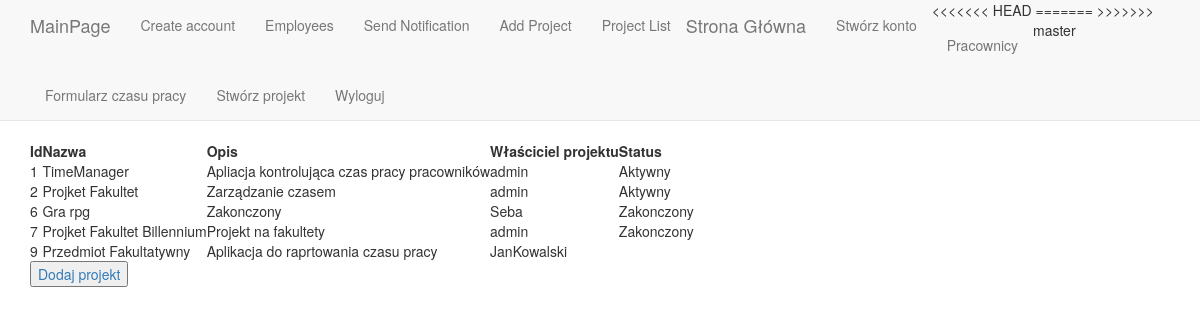
/polls/ProjectList/ (signed in), run on the app's committed database.
### polls/models.py (models this page shows)
class Project(models.Model):
    idProject = models.AutoField(primary_key=True)
    name = models.CharField(max_length=50)
    description = models.CharField(max_length=50)
    owner = models.ForeignKey(User,on_delete=models.SET_NULL,null=True)
    state = models.CharField(max_length=50)

### polls/views.py (the view)
# urls.py: path('ProjectList/', views.ProjectList.as_view(), name='projectList'),
class ProjectList(generic.ListView):
    template_name = 'polls/ProjectList.html'
    context_object_name = 'project'
    def get_queryset(self):
        if not self.request.user.is_authenticated:
            return HttpResponseRedirect(reverse('polls:login'))
        else:
          return Project.objects.all()

### templates/polls/ProjectList.html
{% extends "polls/base.html" %}
{% block body_block %}
<table>
{% if project %}
    <tr>
      <th>Id</th>
      <th>Nazwa</th>
      <th>Opis</th>
      <th>Właściciel projektu</th>
      <th>Status</th>
    </tr>
    <tr>
    {% for p in project %}
        <td>{{ p.idProject }}</td>
         <td>{{ p.name }}</td>
         <td>{{ p.description }}</td>
         <td>{{ p.owner }}</td>
         <td>{{ p.state }}</td>
             </tr>
    {% endfor %}
{% else %}
    <p>No polls are available.</p>
{% endif %}
</table>
<a class="navbar-link" href="{% url 'polls:AddProjectAdmin' %}"><button class="add-project">Dodaj projekt</button></a>
{% endblock %}

### data on the page
Project: idProject "1", name "TimeManager", description "Apliacja kontrolująca czas pracy pracowników", owner "admin", state "Aktywny"
Project: idProject "2", name "Projket Fakultet", description "Zarządzanie czasem", owner "admin", state "Aktywny"
Project: idProject "6", name "Gra rpg", description "Zakonczony", owner "Seba", state "Zakonczony"
Project: idProject "7", name "Projket Fakultet Billennium", description "Projekt na fakultety", owner "admin", state "Zakonczony"
Project: idProject "9", name "Przedmiot Fakultatywny", description "Aplikacja do raprtowania czasu pracy", owner "JanKowalski"
